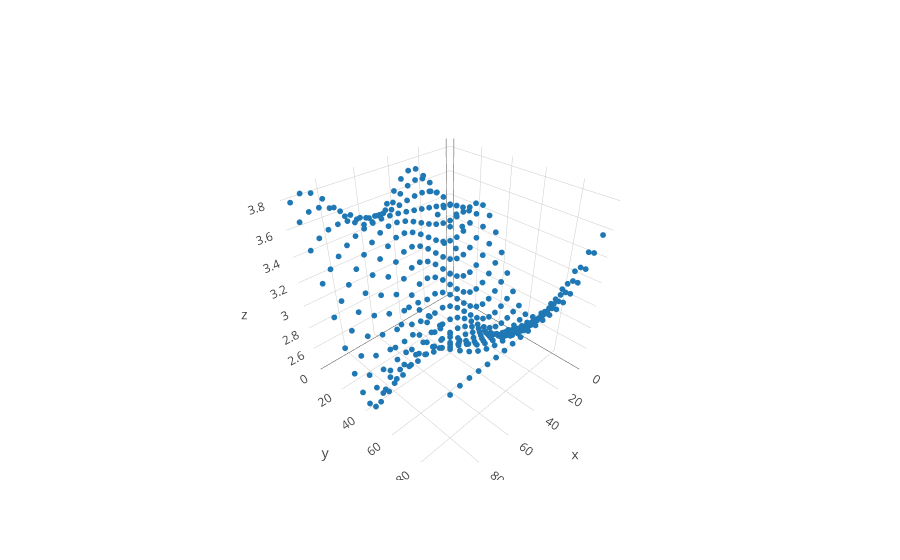
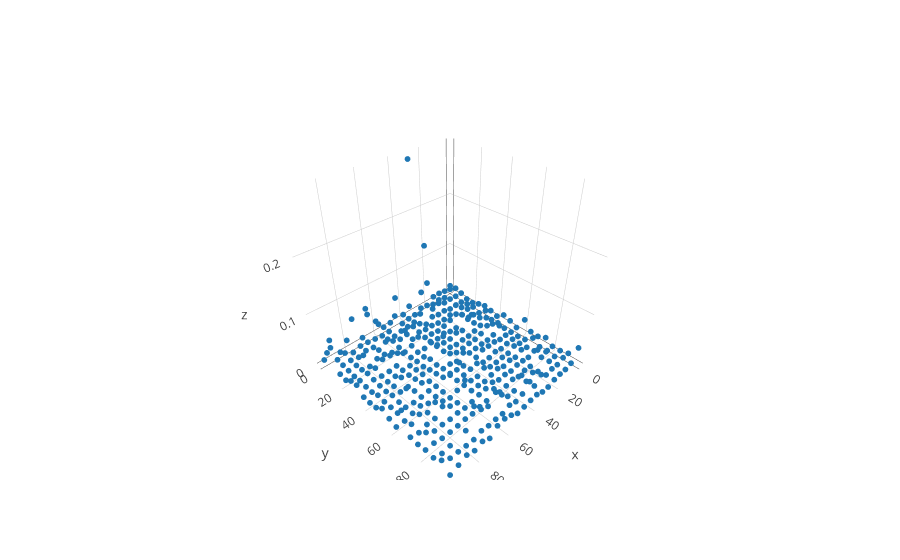

Source (notebook cell) for these figures, in order:
### Code cell
from gp3.utils.kron import kron_list

inf_svi.run(1000, n_samples = 1)

iplot([go.Scatter3d(x = X[:,0], y = X[:,1], z=inf_svi.predict(), mode = 'markers', marker=dict(size = 2,), name = 'SVI posterior mean')])
iplot([go.Scatter3d(x = X[:,0], y = X[:,1], z=np.exp(inf_svi.q_S), mode = 'markers', marker=dict(size = 2,), name = 'SVI posterior mean')])

### Figure 1 — Plotly figure (JSON) as saved in the notebook; plotly's stock layout.template omitted (floating-point values rounded to 4 significant figures; data arrays with more than 128 entries replaced by an {"elided": "..."} marker saying what was removed)
{"data": [{"marker": {"size": 2}, "mode": "markers", "name": "SVI posterior mean", "type": "scatter3d", "x": {"elided": "400 int values"}, "y": {"elided": "400 int values"}, "z": {"elided": "400 float values"}}], "layout": {}}

### Figure 2 — Plotly figure (JSON) as saved in the notebook; plotly's stock layout.template omitted (floating-point values rounded to 4 significant figures; data arrays with more than 128 entries replaced by an {"elided": "..."} marker saying what was removed)
{"data": [{"marker": {"size": 2}, "mode": "markers", "name": "SVI posterior mean", "type": "scatter3d", "x": {"elided": "400 int values"}, "y": {"elided": "400 int values"}, "z": {"elided": "400 float values"}}], "layout": {}}
